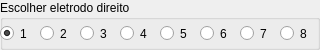
  <widget class="QGroupBox" name="groupBox">
   <property name="geometry">
    <rect>
     <x>610</x>
     <y>655</y>
     <width>320</width>
     <height>50</height>
    </rect>
   </property>
   <property name="title">
    <string>Escolher eletrodo direito</string>
   </property>
   <widget class="QRadioButton" name="rbtEletrodo1_D">
    <property name="geometry">
     <rect>
      <x>0</x>
      <y>20</y>
      <width>41</width>
      <height>27</height>
     </rect>
    </property>
    <property name="text">
     <string>1</string>
    </property>
    <property name="checked">
     <bool>true</bool>
    </property>
   </widget>
   <widget class="QRadioButton" name="rbtEletrodo2_D">
    <property name="geometry">
     <rect>
      <x>40</x>
      <y>20</y>
      <width>41</width>
      <height>27</height>
     </rect>
    </property>
    <property name="text">
     <string>2</string>
    </property>
   </widget>
   <widget class="QRadioButton" name="rbtEletrodo3_D">
    <property name="geometry">
     <rect>
      <x>80</x>
      <y>20</y>
      <width>41</width>
      <height>27</height>
     </rect>
    </property>
    <property name="text">
     <string>3</string>
    </property>
   </widget>
   <widget class="QRadioButton" name="rbtEletrodo4_D">
    <property name="geometry">
     <rect>
      <x>120</x>
      <y>20</y>
      <width>41</width>
      <height>27</height>
     </rect>
    </property>
    <property name="text">
     <string>4</string>
    </property>
   </widget>
   <widget class="QRadioButton" name="rbtEletrodo5_D">
    <property name="geometry">
     <rect>
      <x>160</x>
      <y>20</y>
      <width>41</width>
      <height>27</height>
     </rect>
    </property>
    <property name="text">
     <string>5</string>
    </property>
   </widget>
   <widget class="QRadioButton" name="rbtEletrodo6_D">
    <property name="geometry">
     <rect>
      <x>200</x>
      <y>20</y>
      <width>41</width>
      <height>27</height>
     </rect>
    </property>
    <property name="text">
     <string>6</string>
    </property>
   </widget>
   <widget class="QRadioButton" name="rbtEletrodo7_D">
    <property name="geometry">
     <rect>
      <x>240</x>
      <y>20</y>
      <width>41</width>
      <height>27</height>
     </rect>
    </property>
    <property name="text">
     <string>7</string>
    </property>
   </widget>
   <widget class="QRadioButton" name="rbtEletrodo8_D">
    <property name="geometry">
     <rect>
      <x>280</x>
      <y>20</y>
      <width>41</width>
      <height>27</height>
     </rect>
    </property>
    <property name="text">
     <string>8</string>
    </property>
   </widget>
  </widget>
